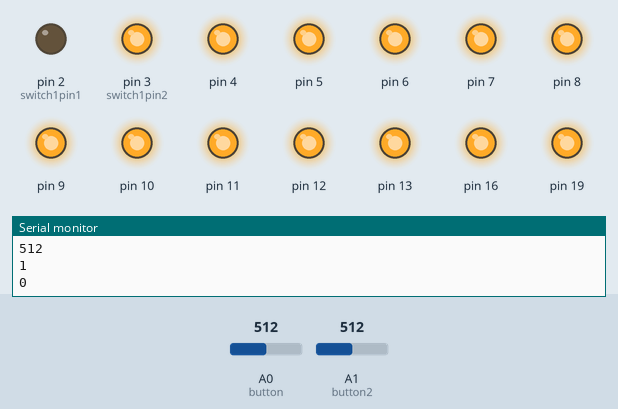
This sketch was run on a simulated Arduino Uno, built with avr-gcc and run on an emulated ATmega328P. Shown: output pins drawn as LEDs (lit = HIGH), the last lines printed to the serial monitor. Dashed ring = blinking. Inputs (shaded band) come from the test bench; at power-on: A0 (button) = 512, A1 (button2) = 512.

Above: at 1.2 s.
1.3 s: A0 (button) set to 490
At 3.0 s:
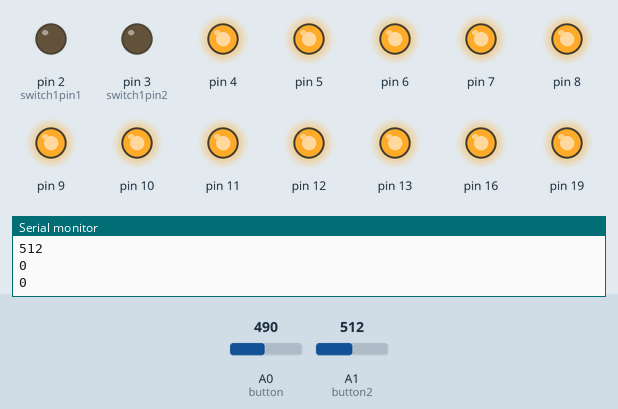
3.9 s: A0 (button) set to 517
At 5.4 s:
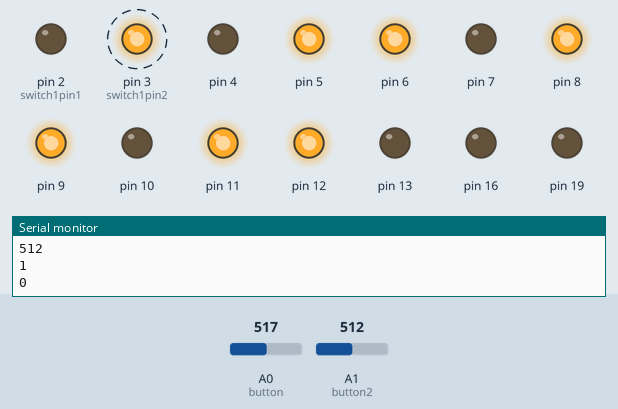
At 6.6 s:
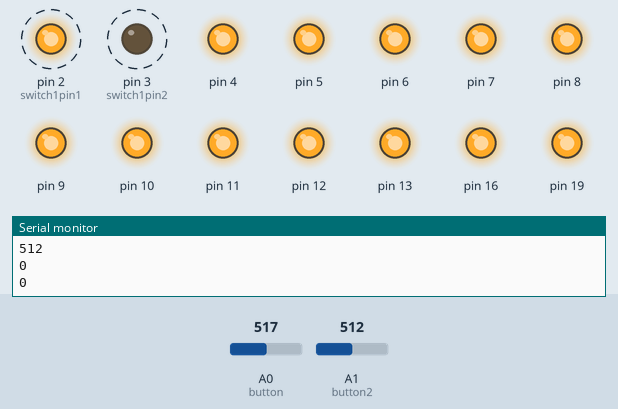
Timing chart, 0 to 12.9 s (numbered marks = the images above; inputs shaded):
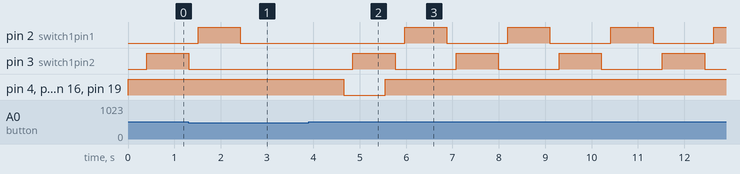

The sketch:

Kato_Crossover_Signal.ino
```cpp
#include "DCrossoverSignal.h"
#include "Arduino.h"


int switch1pin1=2;//set up digital pin 2 for controlling switch 1
int switch1pin2=3;//set up digital pin 3 for controlling switch 1
int button=A0;//set up analog pin A0 for reading button 1
int button2=A1;
DoubleCrossover R1(4);
DoubleCrossover Y1(5);
DoubleCrossover G1(6);
DoubleCrossover R2(7);
DoubleCrossover Y2(8);
DoubleCrossover G2(9);
DoubleCrossover R3(10);
DoubleCrossover Y3(11);
DoubleCrossover G3(12);
DoubleCrossover R4(13);
DoubleCrossover Y4(14);
DoubleCrossover G4(15);
DoubleCrossover R5(16);
DoubleCrossover Y5(17);
DoubleCrossover G5(18);
DoubleCrossover R6(19);
DoubleCrossover Y6(20);
DoubleCrossover G6(21);
DoubleCrossover R7(22);
DoubleCrossover Y7(23);
DoubleCrossover G7(24);
DoubleCrossover R8(25);
DoubleCrossover Y8(26);
DoubleCrossover G8(27);
int State1=0;//Sets our value for the state of switch 1
int State2=0;

void setup() {
  Serial.begin(9600);//sets up our readings in the serial monitor and the baud rate of 9600
  pinMode(switch1pin1,OUTPUT);
  pinMode(switch1pin2,OUTPUT);

  pinMode(button,INPUT);
  pinMode(button2,INPUT);
}
enum SWITCHSTATES
{
  ST_OFF,
  ST_STRAIGHT,
  ST_TURN,
  ST_RESET,
  ST_CHANGE1,
  ST_CHANGE2,
};//Sets up states that arduino can hop between

SWITCHSTATES switchState=ST_OFF;

void loop(){
  //Serial.println("State 1");
  //Serial.println(State1);//display in serial monitor what the State of State 1 is with the text "State 1" in front.


int ButtonRead=analogRead(button);//Stores value for button1
int Button2Read=analogRead(button2);
  Serial.println("Button");
  Serial.println(ButtonRead);//display in serial monitor what the State of Button 1 is with the text "Button 1" in front.
  Serial.println(Button2Read);
  Serial.println(State1);
  Serial.println(State2);
  delay(200);// 0.2 second pause between readings
  switch(switchState)
  {
    case ST_OFF:
    switchoff(ButtonRead, Button2Read, State1, State2);
    break;
    case ST_STRAIGHT:
    switchstraight(ButtonRead);
    break;
    case ST_TURN:
    switchturn(ButtonRead);
    break;
    case ST_RESET:
    switchreset(ButtonRead);
    break;
    case ST_CHANGE1:
    switchchange1();
    break;
    case ST_CHANGE2:
    switchchange2();
    break;

  }
}

void switchoff(int ButtonRead, int Button2Read, int State1, int State2){
  digitalWrite(switch1pin1,LOW);
  digitalWrite(switch1pin2,LOW);
if ((ButtonRead<500) && (Button2Read<500) && (State1==0) && (State2==0)){
  G1.SignalON();
  R2.SignalON();
  G3.SignalON();
  R4.SignalON();
  R5.SignalON();
  R6.SignalON();
  R7.SignalON();
  R8.SignalON();
}
if ((ButtonRead<500) && (Button2Read<500) &&  ((State1==1) && (State2 ==1))||(State1==0) && (State2 ==2)){
  R1.SignalON();
  R2.SignalON();
  R3.SignalON();
  R4.SignalON();
  R5.SignalON();
  R6.SignalON();
  R7.SignalON();
  R8.SignalON();
}
if ((ButtonRead<500) && (Button2Read<500) && (State1==0) && (State2 ==1)){
  R1.SignalON();
  R2.SignalON();
  R3.SignalON();
  R4.SignalON();
  G5.SignalON();
  R6.SignalON();
  G7.SignalON();
  R8.SignalON();
}
if ((ButtonRead<500) && (Button2Read<500) && (State1==1) && (State2 ==0)){
  R1.SignalON();
  R2.SignalON();
  R3.SignalON();
  R4.SignalON();
  R5.SignalON();
  R6.SignalON();
  R7.SignalON();
  R8.SignalON();
}
if ((ButtonRead<500) && (Button2Read<500) && (State1==1) && (State2 ==1)){
  R1.SignalON();
  R2.SignalOFF();
  G2.SignalON();
  R3.SignalON();
  R4.SignalON();
  R5.SignalON();
  R6.SignalON();
  R7.SignalON();
  R8.SignalON();
}
if ((ButtonRead<500) && (Button2Read<500) && (State1==1) && (State2 ==2)){
  R1.SignalON();
  R2.SignalON();
  R3.SignalON();
  G4.SignalON();
  R5.SignalON();
  R6.SignalON();
  R7.SignalON();
  R8.SignalON();
}
if ((ButtonRead<500) && (Button2Read<500) && (State1==1) && (State2 ==3)){
  R1.SignalON();
  R2.SignalON();
  R3.SignalON();
  R4.SignalON();
  R5.SignalON();
  G6.SignalON();
  R7.SignalON();
  R8.SignalON();
}
if ((ButtonRead<500) && (Button2Read<500) && (State1==1) && (State2 ==4)){
  R1.SignalON();
  R2.SignalON();
  R3.SignalON();
  R4.SignalON();
  R5.SignalON();
  R6.SignalON();
  R7.SignalON();
  G8.SignalON();
}
   if ((Button2Read>500) && (State2<=3)){
     switchState=ST_CHANGE1;
 }
    if ((Button2Read>500) && (State1==0) && (State2==2)){
     switchState=ST_CHANGE2;
 }
    if ((Button2Read>500) && (State2>3)){
     switchState=ST_CHANGE2;
 }
  if ((ButtonRead>500) && (State1==1)){
    switchState=ST_STRAIGHT;//sends to straight 1 with button press
  }
  if ((ButtonRead>500) && (State1==0)){
    switchState=ST_TURN;//sends to turn 1 with button press
  }

}

void switchstraight(int ButtonRead){
  digitalWrite(switch1pin1,HIGH);//powers on turnout
  digitalWrite(switch1pin2,LOW);
  delay(500);//keep power to the turnout for 0.5 seconds
  State1=0;//sets value to 0
  switchState=ST_RESET;
}

void switchturn(int ButtonRead){
  digitalWrite(switch1pin1,LOW);
  digitalWrite(switch1pin2,HIGH);//powers on turnout
  delay(500);//keep power to the turnout for 0.5 seconds
State1=1;//sets value to 1
State2=0;
  switchState=ST_RESET;
}

void switchchange1(){;
State2=(State2+1);
delay(500);
switchState=ST_RESET;
}

void switchchange2(){;
State2=0;
delay(500);
switchState=ST_RESET;
}

void switchreset(int ButtonRead){
  R1.SignalOFF();
  Y1.SignalOFF();
  G1.SignalOFF();
  R2.SignalOFF();
  Y2.SignalOFF();
  G2.SignalOFF();
  R3.SignalOFF();
  Y3.SignalOFF();
  G3.SignalOFF();
  R4.SignalOFF();
  Y4.SignalOFF();
  G4.SignalOFF();
  R5.SignalOFF();
  Y5.SignalOFF();
  G5.SignalOFF();
  R6.SignalOFF();
  Y6.SignalOFF();
  G6.SignalOFF();
  R7.SignalOFF();
  Y7.SignalOFF();
  G7.SignalOFF();
  R8.SignalOFF();
  Y8.SignalOFF();
  G8.SignalOFF();
  delay(10);
  switchState=ST_OFF;


}
```

DCrossoverSignal.cpp
```cpp
#include "DcrossoverSignal.h"
#include "Arduino.h"


DoubleCrossover::DoubleCrossover(int pin){
  pinMode(pin,OUTPUT);
  digitalWrite(pin,HIGH);
  _pin = pin;
}

void DoubleCrossover::SignalON(){
  digitalWrite(_pin,LOW);
}

void DoubleCrossover::SignalOFF(){
  digitalWrite(_pin,HIGH);
}
```

DCrossoverSignal.h
```cpp
#ifndef DCrossoverSignal_h
#define DCrossoverSignal_h

#include "Arduino.h"

class DoubleCrossover {
  public:
  DoubleCrossover(int pin);
  void SignalON();
  void SignalOFF();

  private:
  int _pin;

 };

#endif
```

Measured:
- the behaviour switches between 500 and 501 on A0 (button) (found by bisection; images 1 and 2)
- after the input at 1.3 s, pin 3 (switch1pin2): goes on until 1.3 s, then stays LOW
- after the input at 3.9 s, pin 2 (switch1pin1): alternates HIGH for 0.91 s and LOW for 1.3 s, starting after 2.1 s; pin 3 (switch1pin2): alternates HIGH for 0.91 s and LOW for 1.3 s, starting after 0.95 s; pin 4, pin 7, pin 10, pin 13, pin 16, pin 19: goes on until 5.6 s, then stays HIGH
